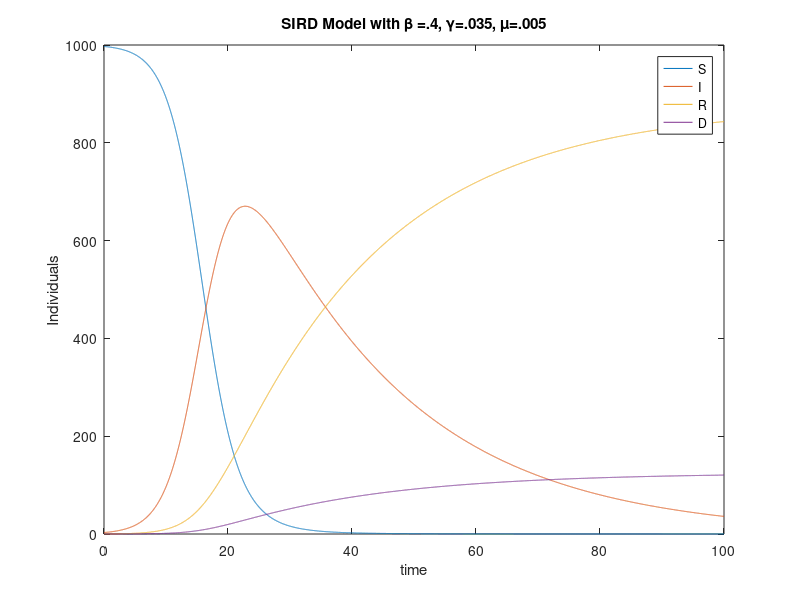

The MATLAB source for this figure:
%{
This script solves the SIRD model using Euler's method.

The system of DEs is:
dS/dt=-B*I*S/N
dI/dt=B*I*S/N-GI-MI
dR/dt=GI
dD/dt=MI

S is susceptible
I is infected
R is recovered
D is dead
N is total population

At any time, S+I+R+D=N
and dS/dt+dI/dt+dR/dt+dD/dt=0

%}

clear;
N=1000; % Population size
h=.01; % Step size

I(1)=3; % initial infected
S(1)=N-I(1); % initial susceptible
D(1)=0; % intial dead
R(1)=0; % intial recovered

B=.4; % this is beta
G=.035; % this is gamma
M=.005; % this is mu

n=10000; % number of t-values
t_max=h*n; % adjust n and h to adjust t_max

t=0:h:t_max;

for i=1:n
    S(i+1)=S(i)+h*(-1*B*I(i)*S(i))/N;
    I(i+1)=I(i)+h*((B*I(i)*S(i))/N-(G+M)*I(i));
    R(i+1)=R(i)+h*G*I(i);
    D(i+1)=D(i)+h*M*I(i);
end

plot(t,S,t,I,t,R,t,D)
legend('S','I','R','D');
xlabel('time');
ylabel('Individuals');
title('SIRD Model with \beta =.4, \gamma=.035, \mu=.005');
